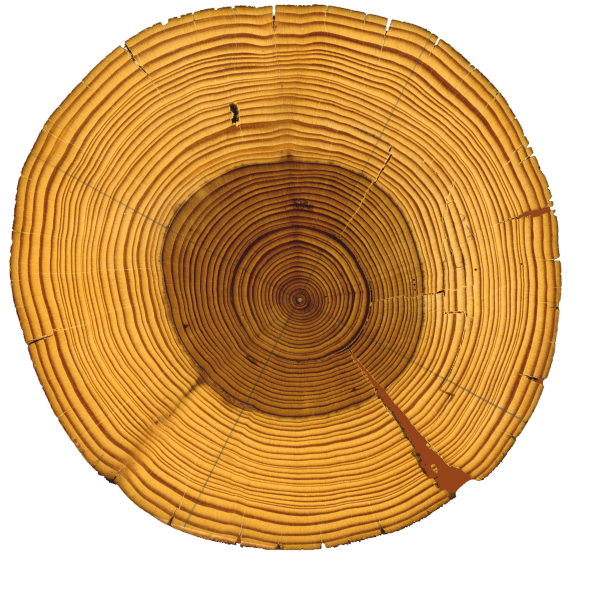
#> input picture treering3.png, 1200 x 1200 px (shown at 1/2 size)
$ python spiral.py   (Python 2 division)
#> lines starting #> are read from the running program, lines starting #| are printed output that depends on the picture; after the words box and inside, x2 and y2 are one past the last pixel; in counts of white or black regions, pixels touching at a corner belong together
# pylint: disable=E1103
"""
Draws an Archimedean spiral on a set of tree rings.
"""
import cv2
import numpy as np

def cart2pol(i, j):
    """
    Converts cartesian coordinate to polar coordinates
    """
    rho = np.sqrt(i**2 + j**2)
    phi = np.arctan2(j, i)
    return(rho, phi)

def pol2cart(rho, phi):
    """
    Converts polar coordinates to Cartesian coordinate
    """
    x = rho * np.cos(phi)
    y = rho * np.sin(phi)
    return(x, y)

def main():
    """
    loads the image, runs the spiral, shows the results
    """
    image = cv2.imread('treering3.png', 0)
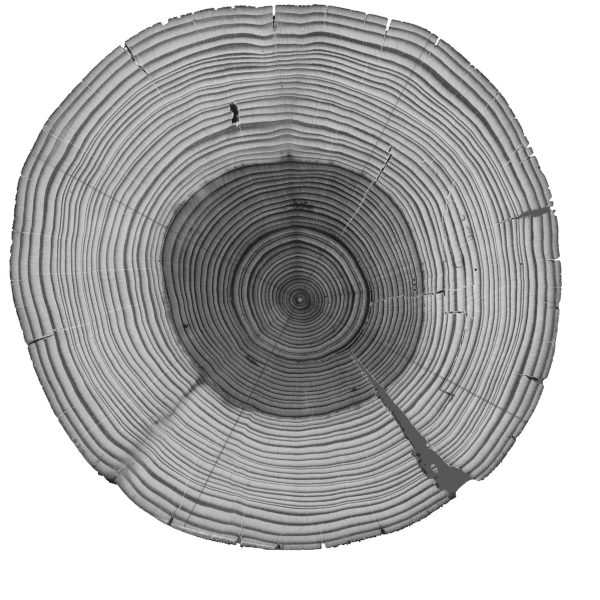
#> image: shape (1200, 1200) (shown at 1/2 size); min 5, max 255, mean 175.7
    height, width = image.shape
#> height = 1200; width = 1200
    center_x, center_y = height/2, width/2
#> center_x = 600; center_y = 600
    last_pair = (600, 600)

    for rho_phi in range(center_x):
        x, y = pol2cart(rho_phi, rho_phi%360)

        x = min(int(center_x+x), 1199)
        y = min(int(center_y+y), 1199)
        image[x, y] = 0
        cv2.line(image, last_pair, (x, y), 0, thickness=1, lineType=8)
        last_pair = (int(x), int(y))
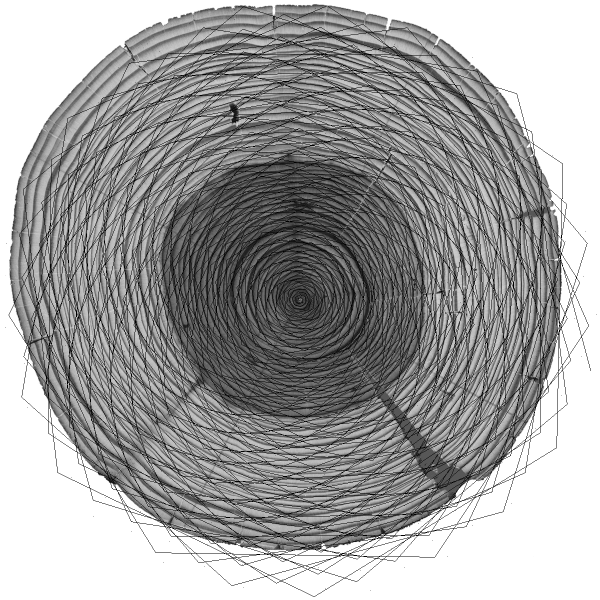
#> image: shape (1200, 1200) (shown at 1/2 size); 10.1% of pixels changed, all inside (x1, y1, x2, y2) = (11, 11, 1194, 1194)

    cv2.imshow('lines', image)
    cv2.waitKey(0)
    cv2.destroyAllWindows()

main()
